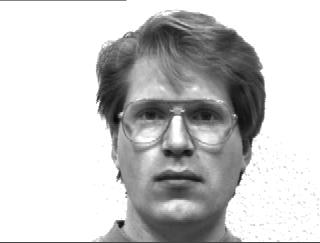
#> input picture dataimage/subject01.glasses.jpg, 320 x 243 px; its folder holds only this picture in this run
$ python Face_recognition.py   (Python 2 division)
#> lines starting #> are read from the running program, lines starting #| are printed output that depends on the picture; long printed decimals are rounded

# Author: Kanan Vyas
# Program: Face reognition using Singular vector decomposition


#Importing libraries
import cv2
import numpy as np
import os
import matplotlib.pyplot as plt


# In[2]:

#Giving path for training images
Path2 = './dataimage/'
files2 = os.listdir(Path2)
images = []

#Readling all the images and storing into an array
for name in files2:
    temp = cv2.imread(Path2+name)
#> temp is the input picture: shape (243, 320, 3); min 7, max 255, mean 200.6
    temp = cv2.cvtColor(temp,cv2.COLOR_BGR2GRAY)
#> temp: shape (243, 320)
    temp = cv2.resize(temp, (100,100), interpolation = cv2.INTER_AREA)
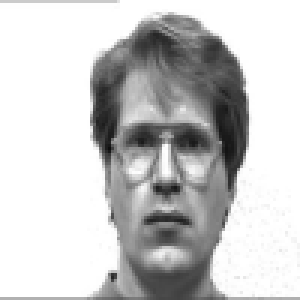
#> temp: shape (100, 100) (shown 3 times larger); min 13, max 255, mean 200.6
    images.append(temp.flatten())


#Substractng mean from all images for normalization
images = np.array(images)
mu = np.mean(images)
#> mu = 200.6
images = images-mu
images = images.T
#> images = 10000 values, max 54.4 at index 40, min -187.6 at index 4936, mean -8.73e-15
print images.shape
#| (10000, 1)


# In[3]:

#SVD function
u,s,v = np.linalg.svd(images, full_matrices=False)
#> u = 10000 values, max 0.00759 at index 40, min -0.0262 at index 4936, mean -1.24e-18; s = [7171.7]; v = [1]
print u.shape, s.shape , v.shape
#| (10000, 1) (1,) (1, 1)


# In[4]:

#Reading test image as an input, converting into 100*100
test = np.array(cv2.imread('./test_images/subject11.rightlight.jpg'))
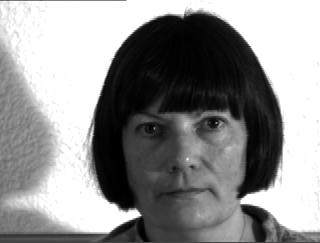
#> input picture test_images/subject11.rightlight.jpg, 320 x 243 px
#> test is the input picture: shape (243, 320, 3); min 0, max 255, mean 143.8
test = cv2.cvtColor(test,cv2.COLOR_BGR2GRAY)
#> test: shape (243, 320)
test = cv2.resize(test, (100,100), interpolation = cv2.INTER_AREA)
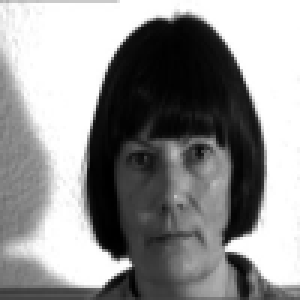
#> test: shape (100, 100) (shown 3 times larger); min 0, max 255, mean 143.8

img = test.reshape(1, -1)

#Substracting mean
img = img-mu

img = img.T
#> img = 10000 values, max 54.4 at index 40, min -200.6 at index 5536, mean -56.79
print img[:][50]
#| [54.4038]


# In[5]:

#Dot product of test image and U matrix
test_x = np.empty(shape = (u.shape[0], u.shape[1]),  dtype=np.int8)
print test_x.shape
#| (10000, 1)

for col in range(u.shape[1]):
    test_x[:,col] = img[:,0] * u[:,col]
#> after the loop, test_x = 10000 values, max 5 at index 4936, min -1 at index 868, mean 0.428

dot_test = np.array(test_x, dtype='int8').flatten()
#> dot_test has the same summary as test_x


# In[6]:

#Dot product of all the images and U matrix
dot_train = np.empty(shape = (u.shape[0]*u.shape[1], u.shape[1]),  dtype=np.int8)
temp = np.empty(shape = (u.shape[0], u.shape[1]),  dtype=np.int8)


for i in range(images.shape[1]):

    for c in range(u.shape[1]):
        temp[:,c] = images[:,i] * u[:,c]

    tempF = np.array(temp, dtype='int8').flatten()
    dot_train[:, i] = tempF[:]
#> after the loop, dot_train = 10000 values, max 4 at index 3674, min 0 at index 0, mean 0.316; temp has the same summary as dot_train


# In[7]:

#Substracting Two dot products
sub = np.empty(shape = (u.shape[0]*u.shape[1], u.shape[1]))

for col in range(u.shape[1]):
    sub[:,col] = dot_train[:,col] - dot_test[:]
#> after the loop, sub = 10000 values, max 4 at index 9137, min -2 at index 758, mean -0.112


# In[8]:


#Finding norm of all the colums
answer = np.empty(shape=(u.shape[1],))
#> answer = [-1116]

for c in range(sub.shape[1]):
    answer[c] = np.linalg.norm(sub[:,c])
#> after the loop, answer = [60.12]


# In[9]:


print answer
#| [60.117]


# In[10]:

#Sorting answer array and retriving first element which will be minimum from all
temp_ans = np.empty(shape=(u.shape[1],))
#> temp_ans = [60.12]
temp=np.copy(answer)
#> temp = [60.12]

temp.sort()
check = temp[0]
#> check = 60.12
print check
#| 60.117


# In[11]:


index=0

for i in range(answer.shape[0]):
    if check == answer[i]:

        index=i

        break


# In[12]:

#Checking for corresponding image for minimum answer
folder_tr = '/dataimage/'
i = 0
print index
#| 0
for filename in os.listdir(os.getcwd()+"/"+folder_tr):

    if index == i:
        print "The predicted face is: ",filename
        break

    else:
        i=i+1
